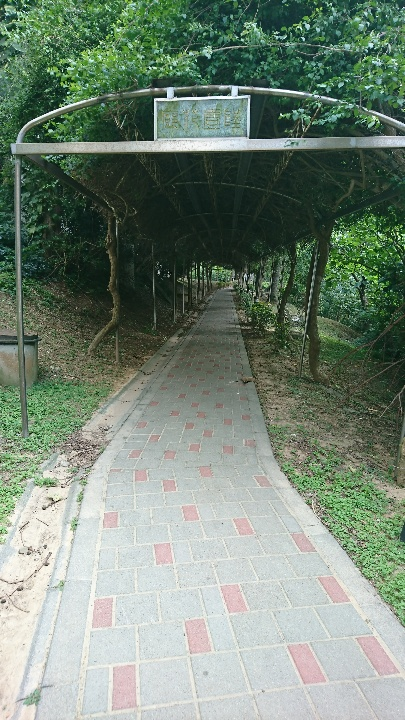
#> input picture src/DSC01.JPG, 405 x 720 px
$ python plot_feat.py
#> lines starting #> are read from the running program, lines starting #| are printed output that depends on the picture; after the words box and inside, x2 and y2 are one past the last pixel; in counts of white or black regions, pixels touching at a corner belong together
import cv2
import matplotlib.pyplot as plt

img1 = cv2.imread('./src/DSC01.JPG', cv2.IMREAD_COLOR)
#> img1 is the input picture: shape (720, 405, 3); mean B, G, R 119, 134.5, 118
img2 = cv2.imread('./src/DSC02.JPG', cv2.IMREAD_COLOR)
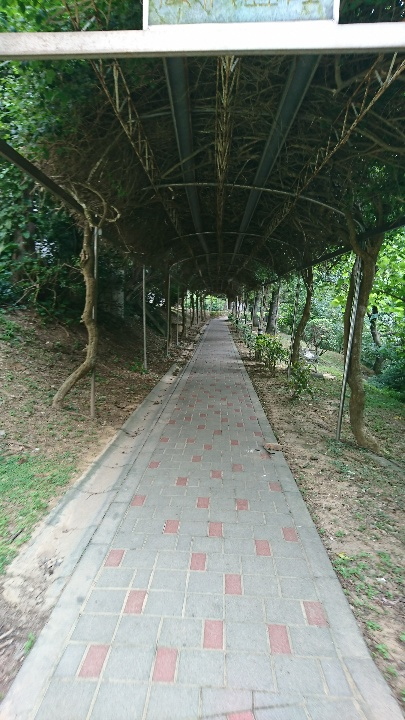
#> input picture src/DSC02.JPG, 405 x 720 px
#> img2 is the input picture: shape (720, 405, 3); mean B, G, R 113.7, 126.1, 116.8

orb = cv2.ORB_create()
kp1, des1 = orb.detectAndCompute(img1,None)
#> kp1 = 500 keypoints; strongest (x, y, size): (164, 97, 31), (157, 101, 31), (154, 99, 31), (166, 96, 31)
kp2, des2 = orb.detectAndCompute(img2,None)
#> kp2 = 500 keypoints; strongest (x, y, size): (193, 297, 31), (195, 296, 31), (151, 302, 31), (190, 297, 31)

kp1 = [x.pt for x in kp1]
#> kp1 = 500 pairs, first value 38 to 371, second value 32 to 565.2
kp2 = [x.pt for x in kp2]
#> kp2 = 500 pairs, first value 35 to 373, second value 188.4 to 573.1

for one in kp1:
    cv2.circle(img1, (int(one[0]), int(one[1])), 3, (255, 0, 0), 2)
#> this loop made 500 passes
#> one on passes 1 to 3: (73, 68), (238, 94), (366, 87)
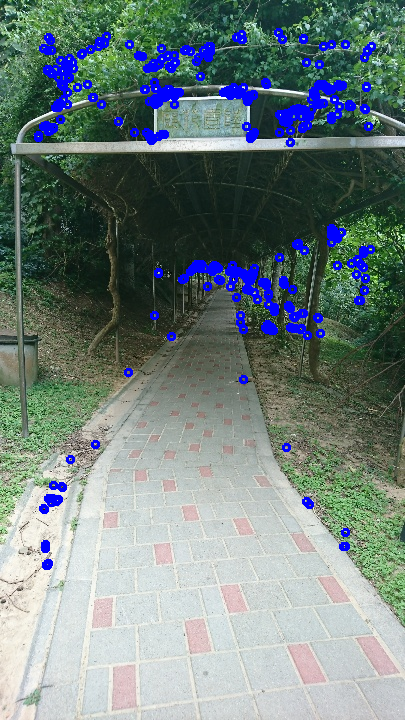
#> img1: shape (720, 405, 3); 4.65% of pixels changed, all inside (x1, y1, x2, y2) = (34, 28, 376, 570)
for one in kp2:
    cv2.circle(img2, (int(one[0]), int(one[1])), 3, (255, 0, 0), 2)
#> this loop made 500 passes
#> one on passes 1 to 3: (153, 294), (195, 296), (209, 295)
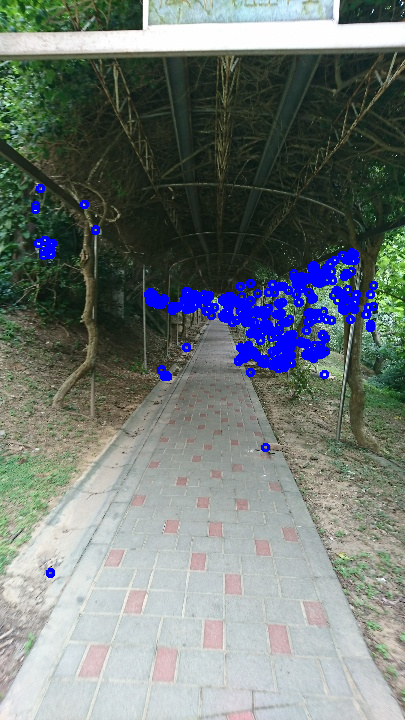
#> img2: shape (720, 405, 3); 3.58% of pixels changed, all inside (x1, y1, x2, y2) = (31, 184, 378, 578)

plt.subplot('121')
plt.title('Fig. 1')
plt.imshow(img1)
plt.axis('off')
plt.subplot('122')
plt.title('Fig. 2')
plt.imshow(img2)
plt.axis('off')
#plt.show()
plt.savefig('./src/feat.png', dpi=300, bbox_inches='tight')
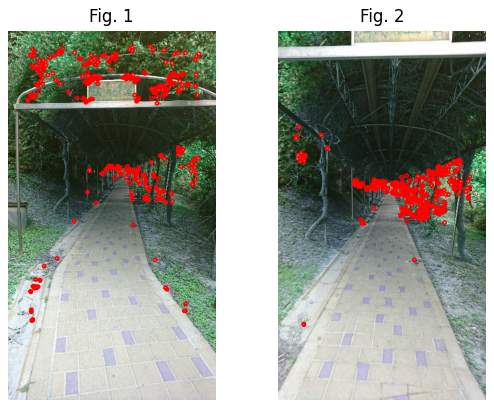
#> figure drawn by matplotlib, 2 panels; B, G, R data is drawn as R, G, B
